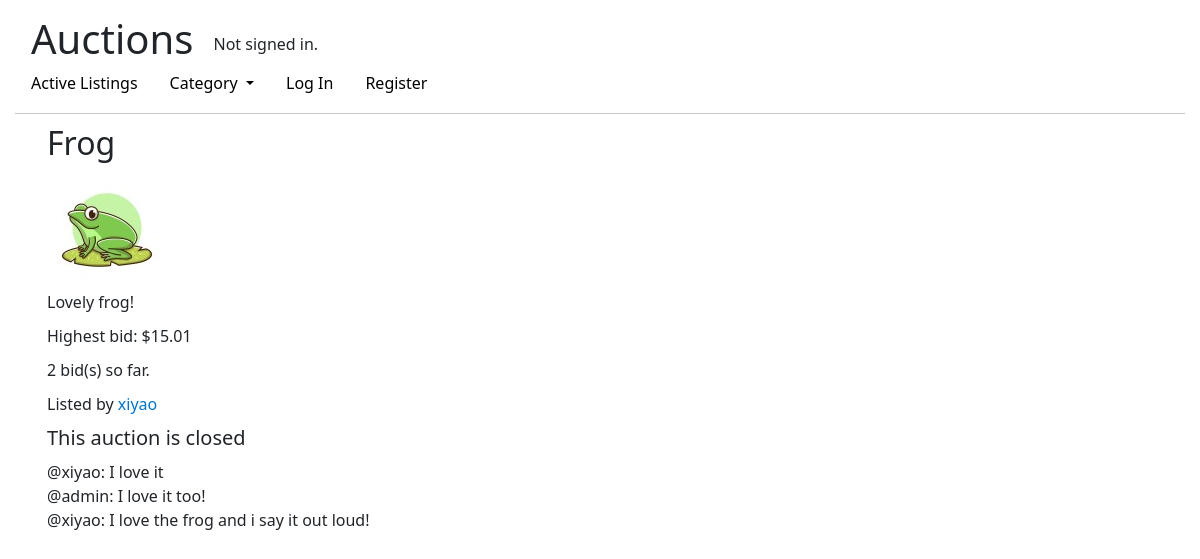
/listing/23, run on the app's committed database.
### auctions/models.py (models this page shows, shortened)
class AuctionListing(models.Model):
    owner = models.ForeignKey(User, on_delete=models.CASCADE, related_name="listings")
    title = models.CharField(max_length=64)
    description = models.CharField(max_length=500)
    image = models.ImageField(upload_to="auctions", null=True, blank=True)
    comments = models.ManyToManyField(Comment, related_name="listing", null=True, blank=True)
    starting_bid = models.DecimalField(decimal_places=2, max_digits=6)
    active = models.BooleanField(default=True)
    categories = models.ManyToManyField(Category, related_name="listings")

class Bid(models.Model):
    bid_maker = models.ForeignKey(User, on_delete=models.CASCADE, related_name="bids")
    listing = models.ForeignKey(AuctionListing, on_delete=models.CASCADE, related_name="bids")
    price = models.DecimalField(decimal_places=2, max_digits=7)

class User(AbstractUser):
    pass
    watchlist = models.ManyToManyField('AuctionListing', related_name="watchers", null=True, blank=True)

class Comment(models.Model):
    author = models.ForeignKey(User, on_delete=models.CASCADE, related_name="comments")
    content = models.CharField(max_length=140)

### auctions/views.py (the view, shortened to what this page needs)
# urls.py: path("listing/<str:id>", views.listing, name="listing"),
def listing(request, id):
    if AuctionListing.objects.filter(id=id).exists():
        listing = AuctionListing.objects.get(id=id)
        owner = listing.owner
        bid_num =  listing.bids.count()
        if bid_num > 0:
            won_bid = listing.bids.order_by("-price").first()
            highest_bid = won_bid.price
            won_user = won_bid.bid_maker
            lowest_price = highest_bid + Decimal(0.01)
        else:
            won_user = None
            highest_bid = listing.starting_bid
            lowest_price = highest_bid
        watchlist_form = None
        is_watched = False
        close_form = None
        comment_form = None
        bid_form = None
        is_winner = False
        return render(request, "auctions/listing.html", {
            "listing": listing,
            "highest_bid": highest_bid,
            "bid_num": bid_num,
            "owner": owner,
            "close_form": close_form,
            "comment_form": comment_form,
            "bid_form": bid_form,
            "is_winner": is_winner,
            "watchlist_form": watchlist_form,
            "is_watched": is_watched
        })
    return HttpResponseRedirect(reverse("index"))

### auctions/templates/auctions/listing.html (shortened to what this page needs)
{% extends 'auctions/layout.html' %}
{% block body %}
    <div id="listing">
        <h2>{{ listing.title }}</h2>
        {% if listing.image %}
        <img src="{{ MEDIA_URL }}{{ listing.image.url }}" alt="{{listing.title}}">
        {% endif %}
        <div>
            {{ listing.description }}
        </div>
        <div>
            Highest bid: ${{ highest_bid }}
        </div>
        <div>
            {{ bid_num}} bid(s) so far.
        </div>
        <div>
            Listed by <a id="user_page" href="{% url 'user_page' id=owner.id %}">{{ owner.username }}</a>
        </div>
        <div>
            {% if not listing.active %}
                <h5>This auction is closed</h5>
            {% endif %}
        </div>
        <div>
            {% for comment in listing.comments.all %}
                <div>@{{ comment.author }}: {{ comment.content }}</div>
            {% endfor %}
        </div>
    </div>
{% endblock %}

### auctions/static/auctions/styles.css (style rules this page uses)
body { padding: 15px; }
#content a { color: black; text-decoration: none; }
div#listing { padding-left: 1rem; }
div#listing > div { margin-bottom: 10px; }
a#user_page { color:hsl(206,100%,40%); }

### data on the page
AuctionListing: title "Frog", image (picture), description "Lovely frog!"
Bid: price "15.01"
User: username "xiyao"
Comment: author "xiyao", content "I love it"
Comment: author "admin", content "I love it too!"
Comment: author "xiyao", content "I love the frog and i say it out loud!"

### other printed values
{{ bid_num }} "2"
